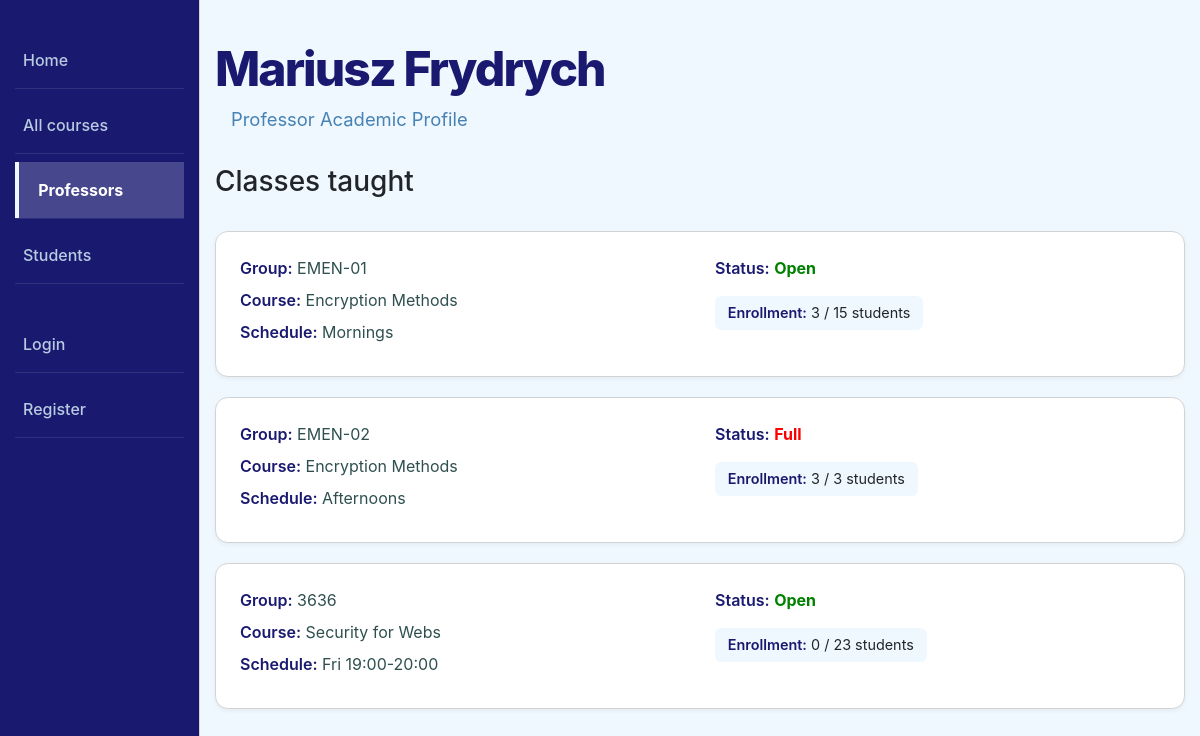
Before: /catalog/professors/2 with the older database file.
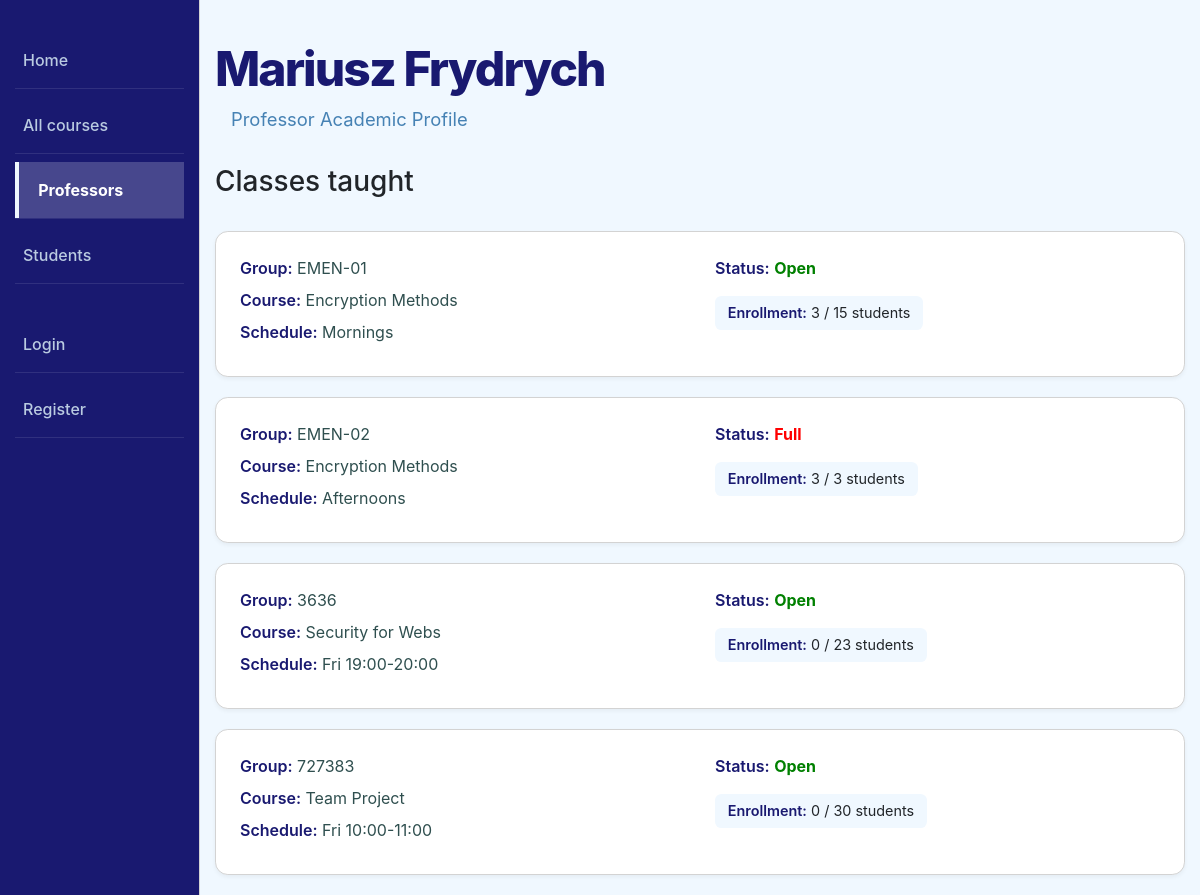
After: the same page with the newer database file.
### catalog/models.py (models this page shows, shortened)
class ClassGroup(models.Model):
  ENROLLMENT_STATUS_CHOICES = [
      ('OPEN', 'Open'),
      ('CLOSED', 'Closed'),
  ]
  class_id = models.CharField(verbose_name='Class Group ID', max_length=50, unique=True, help_text='Enter the class group ID')
  start_date = models.DateField(verbose_name='Start Date', blank=True, null=True)
  end_date = models.DateField(verbose_name='End Date', blank=True, null=True)
  status = models.CharField(verbose_name='Enrollment Status', max_length=20, choices=ENROLLMENT_STATUS_CHOICES, default='OPEN')
  course = models.ForeignKey(Course, on_delete=models.CASCADE, related_name='class_groups')
  schedule = models.CharField(verbose_name='Class Schedule', max_length=255, blank=True, help_text='Enter the class schedule (e.g., Mon/Wed/Fri 10:00-11:00)')
  maxStudents = models.IntegerField(verbose_name='Maximum Students', help_text='Enter the maximum number of students')
  profesor = models.ForeignKey(Profesor, on_delete=models.SET_NULL, null=True, related_name='classes')
  enrolled_students = models.ManyToManyField(Student, related_name='classes', blank=True)
  @property
  def computed_status(self):
      if self.status == 'OPEN':
        if self.enrolled_students.count() >= self.maxStudents:
            return 'FULL'
        return 'OPEN'
      return self.status

class Course(models.Model):
  course_code = models.CharField(verbose_name='Course Code', max_length=200, help_text='Enter the course code')
  title = models.CharField(verbose_name='Course Title', max_length=200, help_text='Enter the course title')
  description = models.TextField(verbose_name='Course Description', help_text='Enter the course description', blank=True)
  academic_level = models.ForeignKey('Level', on_delete=models.SET_NULL, null=True)
  department = models.ForeignKey('Department', on_delete=models.SET_NULL, null=True)
  topic = models.CharField(verbose_name='Course Topic', max_length=255, help_text='Enter the course topic', blank=True)
  visit_count = models.PositiveIntegerField(default=0)

### catalog/views.py (the view)
# urls.py: path('professors/<int:pk>', views.ProfesorDetailView.as_view(), name='professor-detail'),
class ProfesorDetailView(generic.DetailView):
    model = Profesor

### catalog/templates/catalog/profesor_detail.html
{% extends "base_generic.html" %}
{% load static %}
{% block extra_css %}
  <link rel="stylesheet" href="{% static 'css/professor_detail.css' %}">
{% endblock %}
{% block content %}
  <h1 class="main-title">{{ profesor.name }}</h1>
  <p class="subtitle">Professor Academic Profile</p>
  <h3 class="section-title">Classes taught</h3>
  {% if profesor.classes.all %}
    <div class="class-list">
      {% for group in profesor.classes.all %}
        <div class="class-card">
          <div class="row">
            <div class="col-md-6">
              <p><strong>Group:</strong> {{ group.class_id }}</p>
              <p><strong>Course:</strong> {{ group.course.title }}</p>
              <p><strong>Schedule:</strong> {{ group.schedule }}</p>
            </div>
            <div class="col-md-6">
              <p>
                <strong>Status:</strong>
                {% if group.computed_status == 'OPEN' %}
                  <span class="status-open">Open</span>
                {% elif group.computed_status == 'FULL' %}
                  <span class="status-full">Full</span>
                {% else %}
                  <span class="status-closed">Closed</span>
                {% endif %}
              </p>
              <div class="enrollment-info">
                <strong>Enrollment:</strong>
                {{ group.enrolled_students.count }} / {{ group.maxStudents }} students
              </div>
            </div>
          </div>
        </div>
      {% endfor %}
    </div>
  {% else %}
    <p>This professor is not assigned to any class.</p>
  {% endif %}
{% endblock %}

Changed rows visible on the page:
added ClassGroup: class_id "727383", course "Team Project", schedule "Fri 10:00-11:00", status "Open", enrolled_students.count "0", maxStudents "30"
